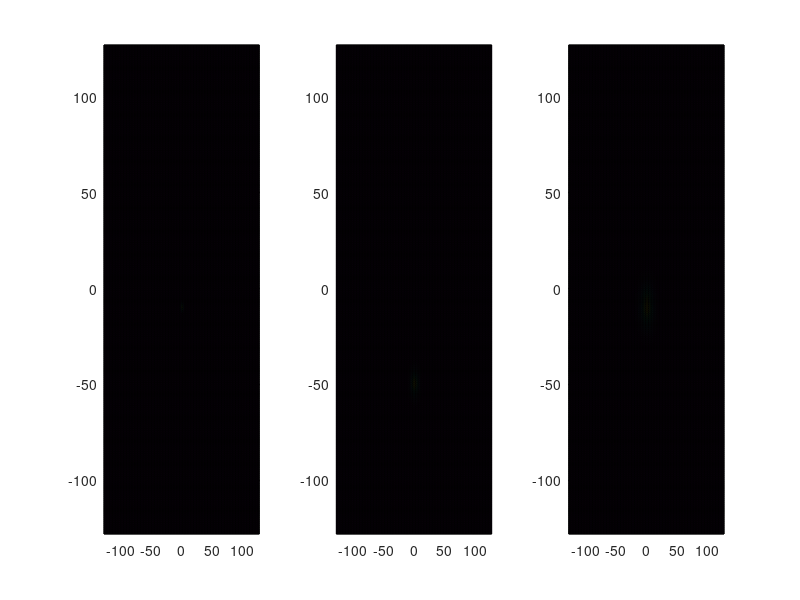
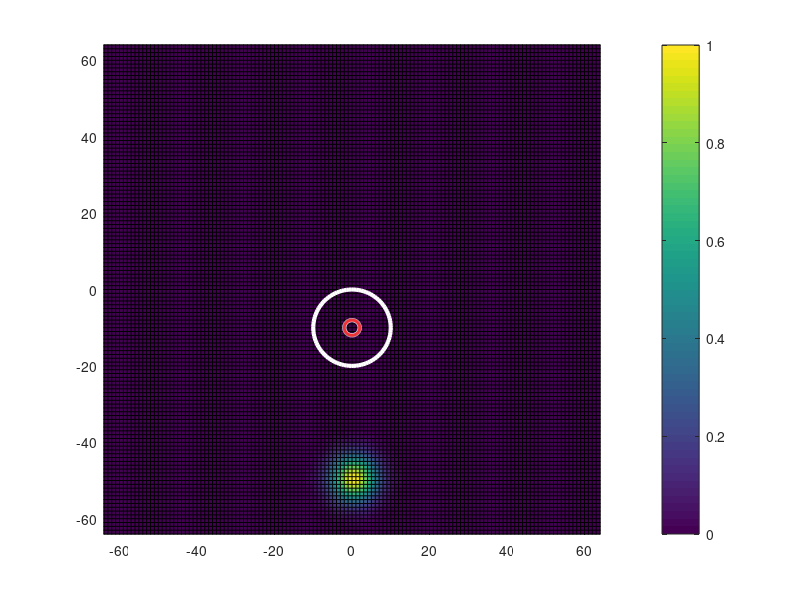

Write MATLAB code to recreate these figures, in order. (Note: this script raises an error after producing the figures.)

%%% Multi-track simulation
%%% We will turn off all disp in GP2DF!!!!
% clearvars
% % close all

% function Particle_num = threshold(ratio, Gin)
clearvars
format compact
close all
tic


disp(date);
%%%%%% Define Constants
disp('Defining Constants');

%%% Physical Constants
hbar = 0.6582;	% Plank's Constant (meV.ps)
c=3*10^14*10^-12;	% Speed of light (um/ps)
me=511*10^6/c^2;	% Free electron mass (meV/c^2)
mp=(7*10^-5)*me; % mass of Cavity photon
%%% Calculation Contronl
tstart = 1;	% Initial Dynamics time (ps)
tfinish = 300;	% Finish time (ps)     % reservoir steady state time needed: 100 ps; +20 ps;
tp = tfinish/2;
tstep=0.1;%0.25;	% Frequency to stroe data
Nt=(tfinish-tstart)/tstep;
turn_Pr = 1;
turn_Pn = 1;
turn_defect = 1;
%%%%%% End

%%%%%% Grid of energy, momentum and real space
%%% For energy
Ns=400;	% Sub-steps;
% Although data will be store for every tstep, it will be calculate over smaller intervals, Ns sets the number of intervals for every tstep;
sstep=tstep/Ns;	% This time step in time used in solving the differential equations; (ps)


uc=1; % Unit cell size (um)
nuc=128; % Number of Unit Cell in one direction from 0-end


%%% For real space
num_p = 2;
Nx=nuc*num_p;	% Number of points in x-axis
Ny=nuc*num_p;	% Number of points in y-axis
xmax=nuc*uc;	% Set x range (um)
ymax=nuc*uc;	% set y range (um)
x=((1:Nx)'-Nx/2-1)*2*xmax/Nx';	% Grid in x
y=((1:Ny)'-Ny/2-1)*2*ymax/Ny';  % Grid in y
dx=abs(x(4)-x(3));	% dx (um)
dy=abs(y(4)-y(3));      % dy
x0=Nx/2+1;  % x=0 index
y0=Ny/2+1;
[X,Y]=meshgrid(x,y);

%%% For momentum space
kxmax=pi/dx; % maxmium of k valus (um^-1)
kymax=pi/dy;
kx=((1:Nx)'-Nx/2-1)*pi/xmax;	% Grid in kx
ky=((1:Ny)'-Ny/2-1)*pi/ymax;	% Grid in ky
dkx=2*kxmax/Nx;	% dkx
dky=2*kymax/Ny;	% dky
[KX,KY]=meshgrid(kx,ky);
%%%%%% END

%%%%%% Dispersion
EC=(hbar^2)*(KX.^2+KY.^2)/(2*mp);

%%%%% Nonlinear interaction %%%%%%%%
%%%%% Parameters controled by experimantal
alpha=5*10^-3;	%meV*um^2
Gin = 0.05;   % Gain rate 0.05 ps^-1 um^2
beta= 1*alpha;
omega = 0.15/hbar; %ps^-1
tauP = 15;   % ps
tauR = 120; % ps
Gamma = 1*hbar/(2*tauP);


ratio = 2;
Inten_Pn = ratio*1/(Gin*tauP*tauR);
Inten_Pr = 0.05*20;
sigr = 6; % size
sigr_Poten = 2;
sigr_non = 10;

locate_pump = -50;
locate_poten = -10;
locate_non = -10;

RL = sqrt(X.^2+(Y-locate_pump).^2);
RL_non = sqrt(X.^2+(Y-locate_non).^2);
RL_poten = sqrt(X.^2+(Y-locate_poten).^2);
Phase = atan2(Y,X);

%Gaussian
r = sqrt(X.^2 + Y.^2);

kky = -0.5; %um^-1
Pr = turn_Pr*Inten_Pr*exp(-(RL/sigr).^2).*exp(-1i*kky*Y);
Pn = turn_Pn*Inten_Pn*exp(-(RL_non/sigr_non).^2);
% Pr(Y<locate_pump) = 0;
% Pr = Inten_Pr*exp(-(RL/sigr).^2);
PE = 10; %meV;
Poten = turn_defect*PE*exp(-(RL_poten/sigr_Poten).^2);

figure()
subplot(1,3,1)
pcolor(x,y,abs(Poten));
subplot(1,3,2)
pcolor(x,y,abs(Pr));
subplot(1,3,3)
pcolor(x,y,abs(Pn));


% system_name = sprintf('locatePn = %0.2f, locatePr = %0.2f, locateDefect = %0.2f.jpg',-locate_non,locate_pump,-locate_poten);
figure()
pcolor(x,y,abs(Pr));
% pcolor(x,y,ss);
hold on
axis(2*[-32 32 -32 32])
% pcolor(x,y,abs(Pn));
viscircles([0,locate_non],sigr_non,'Color','w');
viscircles([0,locate_poten],sigr_Poten);
% title("Resonant","FontSize",20)
axis on
colorbar
% % saveas(gcf,system_name)



%%


%%%%%% Define Fehlberg coefficients (for fifth order Runge-Kutta procedure)
ai(1)=16/135;
ai(2)=0;
ai(3)=6656/12825;
ai(4)=28561/56430;
ai(5)=-9/50;
ai(6)=2/55; %#ok<NASGU>

aibi(1)=1/360;
aibi(2)=0;
aibi(3)=-128/4275;
aibi(4)=-2197/75240;
aibi(5)=1/50;
aibi(6)=2/55;

dij(1,1)=0;
dij(2,1)=1/4;
dij(3,1)=3/32;          dij(3,2)=9/32;
dij(4,1)=1932/2197;     dij(4,2)=-7200/2197;    dij(4,3)=7296/2197;
dij(5,1)=439/216;       dij(5,2)=-8;            dij(5,3)=3680/513;
dij(5,4)=-845/4104;
dij(6,1)=-8/27;         dij(6,2)=2;             dij(6,3)=-3544/2565;
dij(6,4)=1859/4104;     dij(6,5)=-11/40;
%%%%%% END

% Load initial condition
%load psi_601.mat
%load res_601.mat
%psi_ini = psi5;
%rev_ini = rev5;
%clear psi5 rev5

%%%%%% Define the initial state

t=0;	% Real time (ps)
%%% Take the initial wavefunction
% set the random seed
rng('shuffle'); % make the initial seed depned on current time
%rng('default'); % make sure the same random initial condition


psi5=10e-10*(randn(Ny,Nx)+1i*randn(Ny,Nx));
% psi5 = 10e-1*(zeros(Ny,Nx)+1i*zeros(Ny,Nx));
rev5 = 10e-1*(zeros(Ny,Nx)+1i*zeros(Ny,Nx));
% noise = 10e-10*(randn(Ny,Nx)+1i*randn(Ny,Nx));
%%%%%% END






para = struct('hbar',hbar,'sstep',sstep,'alpha',alpha,'tauP',tauP, ...
    'Pr',Pr,'Pn',Pn,'omega',omega,'tp',tp,'Gamma',Gamma,'EC',EC,'Gin',Gin,'beta',beta,'tauR',tauR,'Poten',Poten);
%%%%%% 5th order Runge-Kutta Algorithm
for si=0:1:4
    t=si*sstep;

    % Label theta at next, current and 4 sub-timesteps behind
    psin1=['psi',sprintf('%g',si+5+1)];	% Label of next sub-timestep
    psin = ['psi',sprintf('%g',si+5)];      % Label of current sub-timestep
    psin_4 = ['psi',sprintf('%g',si+5-4)];  % Label of four sub-timesteps back

    % Label theta at next, current and 4 sub-timesteps behind
    revn1=['rev',sprintf('%g',si+5+1)];	% Label of next sub-timestep
    revn = ['rev',sprintf('%g',si+5)];      % Label of current sub-timestep
    revn_4 = ['rev',sprintf('%g',si+5-4)];  % Label of four sub-timesteps back


    % Calculate gradients
    [f1psi,f1rev] = fcal2D(...
        eval(psin),...
        eval(revn),...
        t,para);

    [f2psi,f2rev] = fcal2D(...
        eval(psin)+dij(2,1)*f1psi,...
        eval(revn)+dij(2,1)*f1rev,...
        t,para);

    [f3psi,f3rev] = fcal2D(...
        eval(psin)+dij(3,1)*f1psi+dij(3,2)*f2psi,...
        eval(revn)+dij(3,1)*f1rev+dij(3,2)*f2rev,...
        t,para);

    [f4psi,f4rev] = fcal2D(...
        eval(psin)+dij(4,1)*f1psi+dij(4,2)*f2psi+dij(4,3)*f3psi,...
        eval(revn)+dij(4,1)*f1rev+dij(4,2)*f2rev+dij(4,3)*f3rev,...
        t,para);

    [f5psi,f5rev] = fcal2D(...
        eval(psin)+dij(5,1)*f1psi+dij(5,2)*f2psi+dij(5,3)*f3psi+dij(5,4)*f4psi,...
        eval(revn)+dij(5,1)*f1rev+dij(5,2)*f2rev+dij(5,3)*f3rev+dij(5,4)*f4rev,...
        t,para);

    [f6psi,f6rev] = fcal2D(...
        eval(psin)+dij(6,1)*f1psi+dij(6,2)*f2psi+dij(6,3)*f3psi+dij(6,4)*f4psi+dij(6,5)*f5psi,...
        eval(revn)+dij(6,1)*f1rev+dij(6,2)*f2rev+dij(6,3)*f3rev+dij(6,4)*f4rev+dij(6,5)*f5rev,...
        t,para);

    % Calculate fields at next sub-timestep
    eval([psin1 '=eval(psin)+ai(1)*f1psi+ai(2)*f2psi+ai(3)*f3psi+ai(4)*f4psi+ai(5)*f5psi+ai(6)*f6psi;']);
    eval([revn1 '=eval(revn)+ai(1)*f1rev+ai(2)*f2rev+ai(3)*f3rev+ai(4)*f4rev+ai(5)*f5rev+ai(6)*f6rev;']);

    % Calculate errors
    errorpsi=sum(sum(abs(...
        aibi(1)*f1psi+aibi(2)*f2psi+aibi(3)*f3psi...
        +aibi(4)*f4psi+aibi(5)*f5psi+aibi(6)*f6psi)))...
        /(sum(sum(abs(eval(psin1)))));

    % Clear psi at sub-timestep 6 substeps behind next substep
    clear(psin_4);
    clear(revn_4);

end
clear f1psi f2psi f3psi f4psi f5psi f6psi
clear f1rev f2rev f3rev f4rev f5rev f6rev

clear ai aibi dij

%%%%%% END

%%%%%% Prepare for 5th order Adams-Bashforth-Moulton Algorithm
% This part of the code prepares for the 5th order Adams-Bashforth-Moulton Algorithm. From the stored values of psi from the Runge-Kutta procedure it calculates the gradients, fpsi=dpsi/dt, for each sub-timestep. The results are the arrays: % fpsi6, fpsi7, fpsi8, fpsi9 We also keep the last value of the field: (psi10, theta10) This part of the procedure uses the function, fcal2D(psi,...,t), which gives the value of dpsi/dt
% Increment substep by one
si=si+1;        %si=5 now

% Label psi at previous four sub-timesteps
psin_1 = ['psi',sprintf('%g',si+5-1)];
psin_2 = ['psi',sprintf('%g',si+5-2)];
psin_3 = ['psi',sprintf('%g',si+5-3)];
psin_4 = ['psi',sprintf('%g',si+5-4)];

% Label f at previous four sub-timesteps
fpsin_1 = ['fpsi',sprintf('%g',si+5-1)];
fpsin_2 = ['fpsi',sprintf('%g',si+5-2)];
fpsin_3 = ['fpsi',sprintf('%g',si+5-3)];
fpsin_4 = ['fpsi',sprintf('%g',si+5-4)];

% Label phi at previous four sub-timesteps
revn_1 = ['rev',sprintf('%g',si+5-1)];
revn_2 = ['rev',sprintf('%g',si+5-2)];
revn_3 = ['rev',sprintf('%g',si+5-3)];
revn_4 = ['rev',sprintf('%g',si+5-4)];

% Label f at previous four sub-timesteps
frevn_1 = ['frev',sprintf('%g',si+5-1)];
frevn_2 = ['frev',sprintf('%g',si+5-2)];
frevn_3 = ['frev',sprintf('%g',si+5-3)];
frevn_4 = ['frev',sprintf('%g',si+5-4)];


% Calculate f at previous four sub-timesteps
eval([ '[' fpsin_1  ',' frevn_1 ']=fcal2D(' ...
    psin_1  ',' revn_1 ','...
    't,para);']);

eval([ '[' fpsin_2  ',' frevn_2 ']=fcal2D(' ...
    psin_2 ',' revn_2 ','...
    't,para);']);

eval([ '[' fpsin_3  ',' frevn_3 ']=fcal2D(' ...
    psin_3 ',' revn_3 ','...
    't,para);']);

eval([ '[' fpsin_4  ',' frevn_4 ']=fcal2D(' ...
    psin_4 ',' revn_4 ','...
    't,para);']);

% Clear psi at sub-timesteps earlier than last sub-timestep
clear(psin_1); clear('psin_1');
clear(psin_2); clear('psin_2');
clear(psin_3); clear('psin_3');
clear(psin_4); clear('psin_4');

clear(revn_1); clear('revn_1');
clear(revn_2); clear('revn_2');
clear(revn_3); clear('revn_3');
clear(revn_4); clear('revn_4');


%%%%%% END

%%%%%% Start main 5th order Adams-Bashforth-Moulton Algorithm for all remaining timesteps This is the main part of the algorithm that calculates psi and theta for every sub-timestep.  For each timestep after the initial equilibrium time set by E_tstart plots are made for the first Monte Carlo realization if allow_plots==true For each value in the sample time grid, defined by E_Samples, E_start, and tfinish the field is saved in the variable psi_Ei where Ei is an index The time dynamics of the first Monte Carlo realization is also stored in the variable psit (if allow_plots==1) This part of the procedure uses the function, fcalc2DIS(psi,...,t), which gives the value of dpsi/dt
psit=zeros(Ny,Nx);
revt=zeros(Ny,Nx);


for ti=0:1:tfinish/tstep

    t=ti*tstep+si*sstep;
    plot_t(ti+1) = t;
    disp([sprintf('%1.4f',t),' ps', sprintf(' \t %g',ti),' step ']);
    display(['|psi|^2 : ' sprintf('%1.4g',sum(sum(abs(psit).^2)))]);	% Why 1e8?
    display(['|rev|^2 : ' sprintf('%1.4g',sum(sum(revt)))]);	% Why 1e8?
    sum_psi(ti+1) = sum(sum(abs(psit).^2));



    while si<Ns
        t=ti*tstep+si*sstep;

        % Label f at next and previous 5 sub-timesteps
        fpsin1 = ['fpsi',sprintf('%g',si+5+1)];
        fpsin = ['fpsi',sprintf('%g',si+5)];
        fpsin_1 = ['fpsi',sprintf('%g',si+5-1)];
        fpsin_2 = ['fpsi',sprintf('%g',si+5-2)];
        fpsin_3 = ['fpsi',sprintf('%g',si+5-3)];
        fpsin_4 = ['fpsi',sprintf('%g',si+5-4)];

        % Label f at next and previous 5 sub-timesteps
        frevn1 = ['frev',sprintf('%g',si+5+1)];
        frevn = ['frev',sprintf('%g',si+5)];
        frevn_1 = ['frev',sprintf('%g',si+5-1)];
        frevn_2 = ['frev',sprintf('%g',si+5-2)];
        frevn_3 = ['frev',sprintf('%g',si+5-3)];
        frevn_4 = ['frev',sprintf('%g',si+5-4)];



        % Label psi at next and last sub-timestep
        psin1 = ['psi',sprintf('%g',si+5+1)];
        psin = ['psi',sprintf('%g',si+5)];

        revn1 = ['rev',sprintf('%g',si+5+1)];
        revn = ['rev',sprintf('%g',si+5)];


        % Calculate f at last sub-timestep
        eval([ '[' fpsin  ',' frevn ']=fcal2D(eval(psin),eval(revn),t,para);']);

        % Predict psi at next sub-timestep (Adams-Bashforth Formula)
        psiapprox=eval(psin)+(1/720)*(...
            1901*eval(fpsin)-2774*eval(fpsin_1)...
            +2616*eval(fpsin_2)-1274*eval(fpsin_3)...
            +251*eval(fpsin_4));

        revapprox=eval(revn)+(1/720)*(...
            1901*eval(frevn)-2774*eval(frevn_1)...
            +2616*eval(frevn_2)-1274*eval(frevn_3)...
            +251*eval(frevn_4));

        clear(fpsin_4);
        clear(frevn_4);

        % Predict f at next sub-timestep

        eval([ '[' fpsin1  ',' frevn1 ']=fcal2D(psiapprox,revapprox,t,para);']);

        % Correct psi at next sub-timestep (Adams-Moulton Formula)
        eval([ psin1 '=eval(psin)+(1/720)*',...
            '(251*eval(fpsin1)+646*eval(fpsin)-264*eval(fpsin_1)',...
            '+106*eval(fpsin_2)-19*eval(fpsin_3));']);
         % Correct rev at next sub-timestep (Adams-Moulton Formula)
        eval([ revn1 '=eval(revn)+(1/720)*',...
            '(251*eval(frevn1)+646*eval(frevn)-264*eval(frevn_1)',...
            '+106*eval(frevn_2)-19*eval(frevn_3));']);



        clear(psin);
        clear(revn);

        % Increment sub-timestep
        si=si+1;
    end

    if eval(['isnan(sum(sum(' psin1 ')))'])
        calcsuccess=false;
        disp('  Calculation Stopped: Time step too large')
        return
    end

    % Prepare for next timestep
    psi5=eval(psin1); clear(psin1);
    rev5=eval(revn1); clear(revn1);

    clear(fpsin1);
    clear(frevn1);


    fpsi4=eval(fpsin); clear(fpsin);
    fpsi3=eval(fpsin_1); clear(fpsin_1);
    fpsi2=eval(fpsin_2); clear(fpsin_2);
    fpsi1=eval(fpsin_3); clear(fpsin_3);

    frev4=eval(frevn); clear(frevn);
    frev3=eval(frevn_1); clear(frevn_1);
    frev2=eval(frevn_2); clear(frevn_2);
    frev1=eval(frevn_3); clear(frevn_3);


    si=0;

    if ti>=tstart/tstep
        % store the result
        %         psiall=sum(sum(abs(psi5).^2));
        %         phiall=sum(sum(abs(phi5).^2));
        %         resall=sum(sum(rev5));
        save(['./result/psi_' sprintf('%g',ti-tstart/tstep+1)],'psi5','t');
        save(['./result/rev_' sprintf('%g',ti-tstart/tstep+1)],'rev5','t');

    end
    psit=psi5;
    revt=rev5;
    M(:,:,ti+1) = psit;


end
%%
Psi_M = abs(M).^2;

len_Psi = size(Psi_M);

for i = 1:len_Psi(3)
    Particle_num(i) = sum(sum(Psi_M(:,:,i)));
end


figure()
plot(Particle_num)
% saveas(gcf,'particle_num with ratio=%d.jpg', ratio)


% time = 0:tstep:tfinish;
% fig_name =  sprintf('Soliton : locatePn = %0.2f, locatePr = %0.2f, locateDefect = %0.2f.jpg',-locate_non,locate_pump,-locate_poten);
% figure()
% pcolor(X,Y,normal_max(:,:,end));
% viscircles([0,-locate_non],sigr_non,'Color','w');
% viscircles([0,-locate_poten],sigr_Poten);
% colorbar
% colormap hot
% shading flat
% axis equal
% title(['time : ' sprintf('%g',time(end)),'ps'],"FontSize",20);
% axis([-32 32 -32 32]);
% saveas(gcf,fig_name)
% 
% fig_name2 =  sprintf('Phase : locatePn = %0.2f, locatePr = %0.2f, locateDefect = %0.2f.jpg',-locate_non,locate_pump,-locate_poten);
% 
% figure()
% pcolor(X,Y,angle(M(:,:,end)));
% viscircles([0,-locate_non],sigr_non,'Color','w');
% viscircles([0,-locate_poten],sigr_Poten);
% colormap gray
% shading flat
% axis equal
% title(['time : ' sprintf('%g',time(end)),'ps'],"FontSize",20);
% axis([-32 32 -32 32]);
% 
% saveas(gcf,fig_name2)

% end
